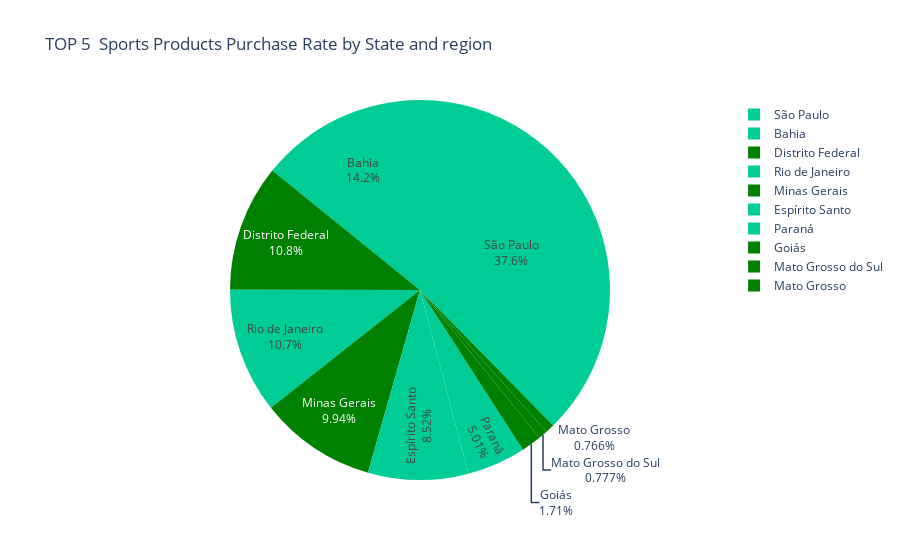

Notebook code for this chart:
### Code cell
# Plotly 파이 차트 생성

fig = px.pie(top_5_regions, names='customer_state', values='purchase_rate', color='region', 
             color_discrete_map={'costal': 'purple', 'inland': 'green'}, 
             title='TOP 5  Sports Products Purchase Rate by State and region')

fig.update_traces(textinfo='percent+label')
fig.show()

### Figure 1 — Plotly figure (JSON) as saved in the notebook; plotly's stock layout.template omitted (floating-point values rounded to 4 significant figures)
{"data": [{"customdata": [["coastal"], ["coastal"], ["coastal"], ["coastal"], ["coastal"], ["inland"], ["inland"], ["inland"], ["inland"], ["inland"]], "domain": {"x": [0, 1], "y": [0, 1]}, "hovertemplate": "customer_state=%{label}<br>purchase_rate=%{value}<br>region=%{customdata[0]}<extra></extra>", "labels": ["São Paulo", "Bahia", "Rio de Janeiro", "Espírito Santo", "Paraná", "Distrito Federal", "Minas Gerais", "Goiás", "Mato Grosso do Sul", "Mato Grosso"], "legendgroup": "", "marker": {"colors": ["#00cc96", "#00cc96", "#00cc96", "#00cc96", "#00cc96", "green", "green", "green", "green", "green"]}, "name": "", "showlegend": true, "textinfo": "percent+label", "type": "pie", "values": [8.398, 3.165, 2.382, 1.901, 1.117, 2.407, 2.218, 0.3817, 0.1733, 0.171]}], "layout": {"legend": {"tracegroupgap": 0}, "title": {"text": "TOP 5  Sports Products Purchase Rate by State and region"}}}
